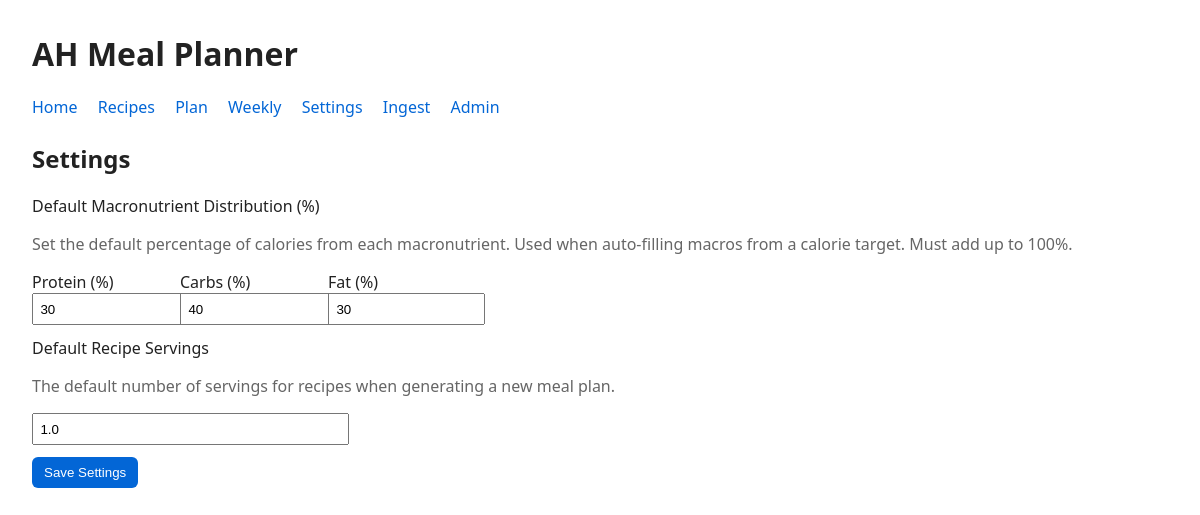
The page /settings on the database its author committed.
### tables this page shows
CREATE TABLE settings (
            key TEXT PRIMARY KEY,
            value TEXT
        );

### ah_mealplanner/web/routes.py (the view, shortened to what this page needs)
@bp.route("/settings", methods=["GET", "POST"])
def settings():
    with _conn() as conn:
        settings = {
            'p': db.get_setting(conn, 'macro_p', '30'),
            'c': db.get_setting(conn, 'macro_c', '40'),
            'f': db.get_setting(conn, 'macro_f', '30'),
            'servings': db.get_setting(conn, 'default_servings', '1.0')
        }
    return render_template("settings.html", settings=settings)

### ah_mealplanner/db.py (called while the page is built)
def _ensure_parent(path: str) -> None:
    parent = os.path.dirname(path)
    if parent and not os.path.exists(parent):
        os.makedirs(parent, exist_ok=True)

@contextmanager
def connect(db_path: Optional[str] = None):
    path = db_path or DB_PATH
    _ensure_parent(path)
    conn = sqlite3.connect(path)
    conn.row_factory = sqlite3.Row
    try:
        conn.execute("PRAGMA journal_mode=WAL")
    except Exception:
        pass
    try:
        conn.execute("PRAGMA busy_timeout=15000")
    except Exception:
        pass
    try:
        yield conn
    finally:
        conn.commit()
        conn.close()

def get_setting(conn: sqlite3.Connection, key: str, default: Optional[str] = None) -> Optional[str]:
    row = conn.execute("SELECT value FROM settings WHERE key=?", (key,)).fetchone()
    return row[0] if row else default

### ah_mealplanner/web/routes.py (called while the page is built)
def _conn():
    return db.connect(os.environ.get("AH_MEALPLANNER_DB"))

### ah_mealplanner/web/templates/settings.html (shortened to what this page needs)
{% extends "base.html" %}
{% block content %}
<h2>Settings</h2>
<form method="post">
  <div class="row">
    <label>Default Macronutrient Distribution (%)</label>
    <p class="muted">Set the default percentage of calories from each macronutrient. Used when auto-filling macros from a calorie target. Must add up to 100%.</p>
    <div class="grid" style="grid-template-columns: repeat(3, minmax(80px, 140px)); gap: 0.5rem; max-width: 460px;">
      <div>
        <label for="protein_pct">Protein (%)</label>
        <input type="number" id="protein_pct" name="protein_pct" value="{{ settings.p }}" min="0" max="100" step="1" required>
      </div>
      <div>
        <label for="carbs_pct">Carbs (%)</label>
        <input type="number" id="carbs_pct" name="carbs_pct" value="{{ settings.c }}" min="0" max="100" step="1" required>
      </div>
      <div>
        <label for="fat_pct">Fat (%)</label>
        <input type="number" id="fat_pct" name="fat_pct" value="{{ settings.f }}" min="0" max="100" step="1" required>
      </div>
    </div>
  </div>
  <div class="row">
    <label for="default_servings">Default Recipe Servings</label>
    <p class="muted">The default number of servings for recipes when generating a new meal plan.</p>
    <input type="number" id="default_servings" name="default_servings" value="{{ settings.servings }}" min="0.25" step="0.25" required>
  </div>
  <button class="btn" type="submit">Save Settings</button>
</form>
{% endblock %}

### ah_mealplanner/web/templates/base.html (style rules this page uses)
body { font-family: system-ui, -apple-system, Segoe UI, Roboto, sans-serif; margin: 2rem; color: #222; }
.grid { display: grid; grid-template-columns: repeat(auto-fit, minmax(280px, 1fr)); gap: 1rem; }
input[type="text"], input[type="number"], input[type="date"] { padding: 0.4rem; width: 100%; max-width: 300px; }
.btn { display: inline-block; background: #0366d6; color: white; padding: 0.5rem 0.75rem; border-radius: 6px; text-decoration: none; border: 0; cursor: pointer; }
.muted { color: #666; }
form .row { margin-bottom: 0.75rem; }

### rows shown on the page
settings: protein_pct "30"
settings: carbs_pct "40"
settings: fat_pct "30"
settings: default_servings "1.0"
